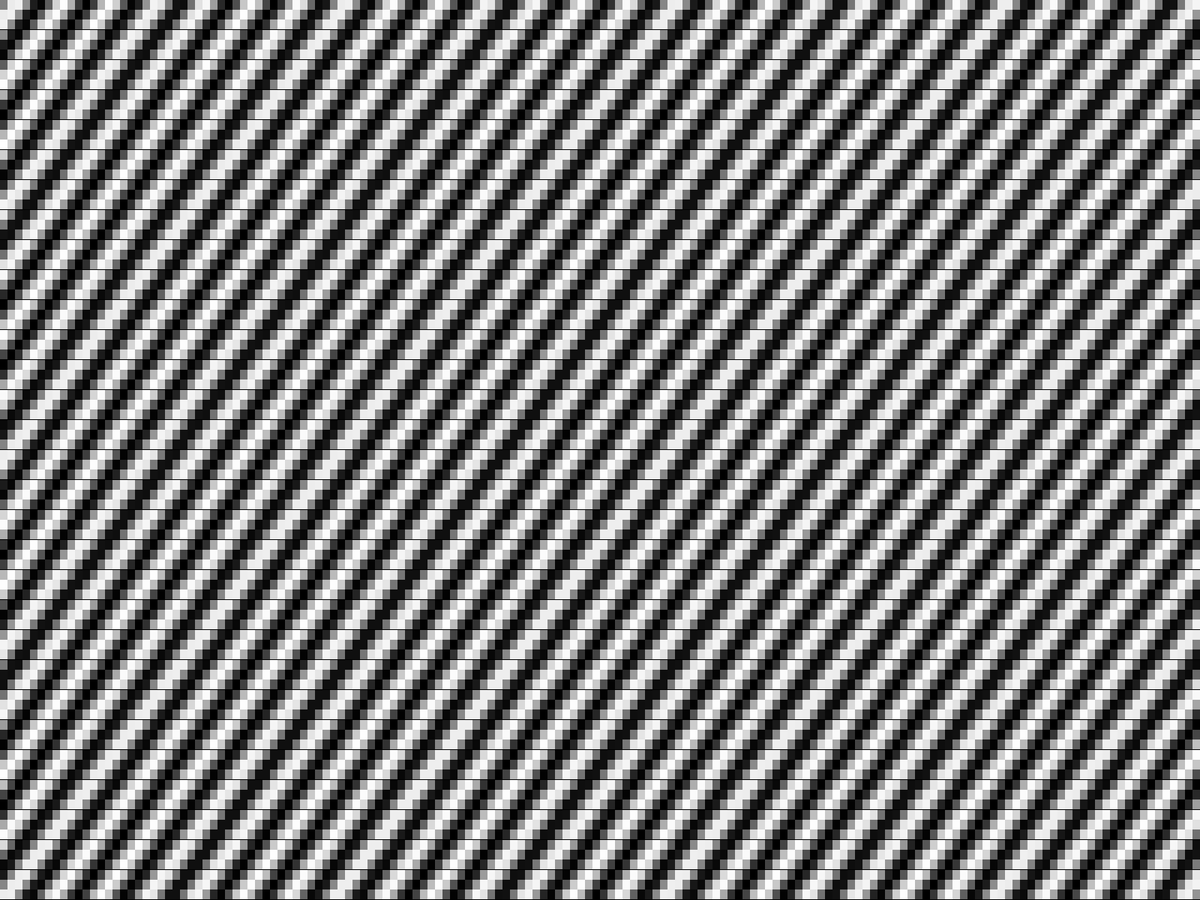
Frame 1 (no input)
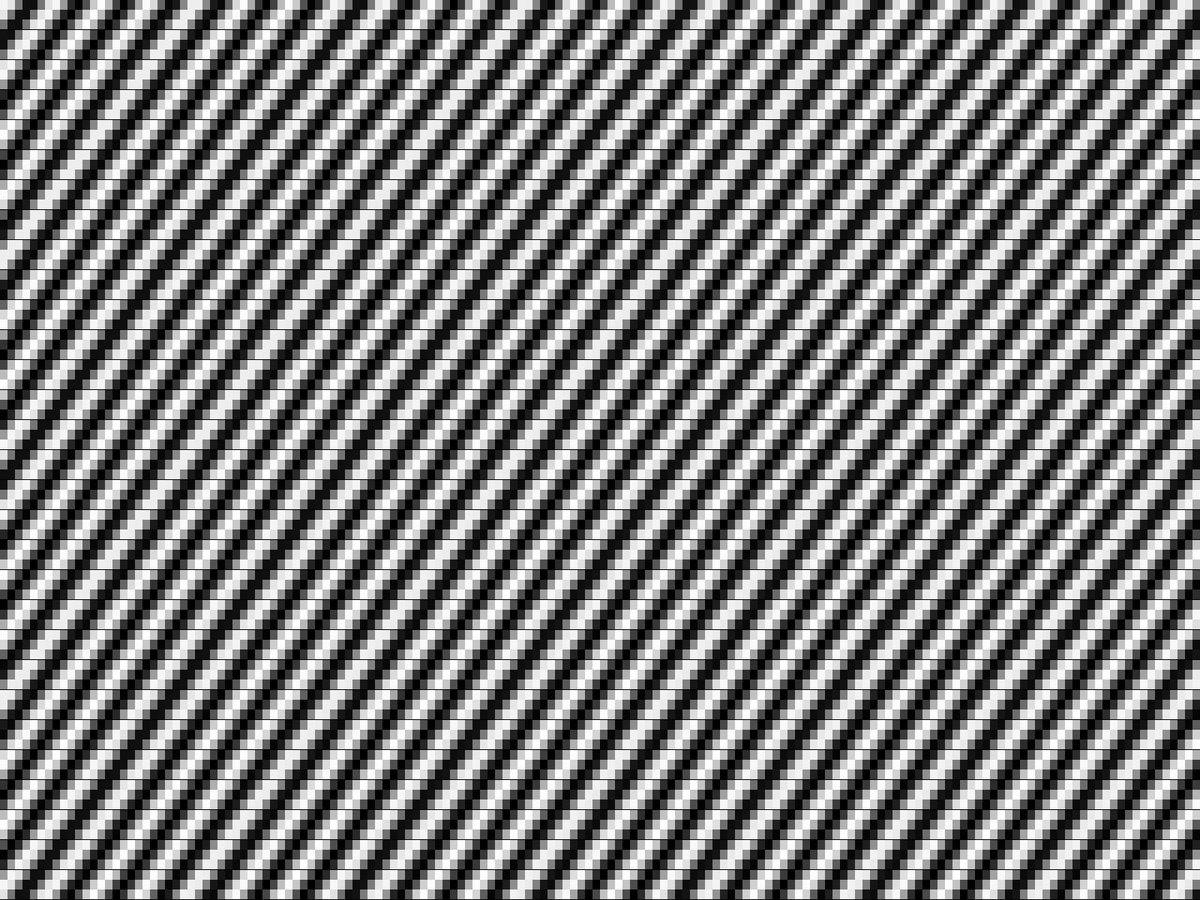
Frame 60 (the mouse pressed at the canvas centre just before this capture)
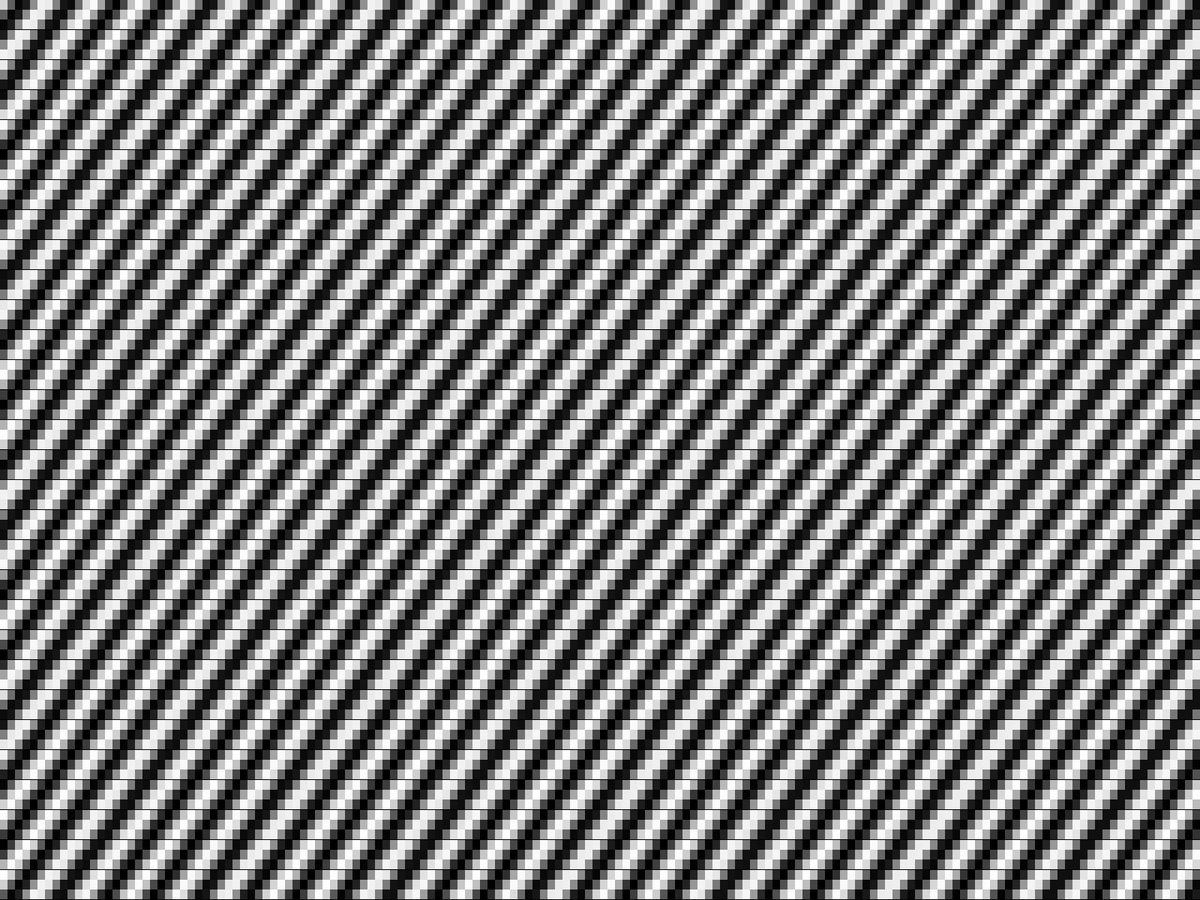
Frame 120 (the mouse held since frame 60 and released just before this capture)

The Processing sketch that drew these frames (run headless with seeded random() and noise(); from frame 60 on, the mouse is pressed at the canvas centre):

// Processing sketch: Main
// ── Main.pde
Cell[][] cells;

int res = 10;

int cols = 16;
int rows = 9;

void setup() {
  fullScreen();
  noStroke();
  cells = new Cell[width][height];
  generateCells();
}

void generateCells() {
  int tCols = cols * res;
  int tRows = rows * res;
  for(int x = 0; x < tCols; x++) {
    for(int y = 0; y < tRows; y++) {
      cells[x][y] = new Cell(x * width / tCols, y * height / tRows, width / tCols, height / tRows, x + y);
    }
  }
}

void displayCells() {
  int tCols = cols * res;
  int tRows = rows * res;
  for(int x = 0; x < tCols; x++) {
    for(int y = 0; y < tRows; y++) {
      cells[x][y].oscillate();
      cells[x][y].show();
    }
  }
}

void draw() {
  background(0);
  displayCells();
}

void mousePressed() {
  if(mouseButton == LEFT) {
    res++;
    generateCells();
  } else if(mouseButton == RIGHT) {
    res--;
    generateCells();
  }
}

class Cell {
  float x, y;
  float w, h;
  float angle;
  
  Cell(float x, float y, float w, float h, float angle) {
    this.x = x;
    this.y = y;
    this.w = w;
    this.h = h;
    this.angle = angle;
  }
  
  void oscillate() {
    angle += 0.02;
  }
  
  void show() {
    fill(127 + 127 * sin(this.angle));
    rect(this.x, this.y, this.w, this.h);
  }
}
